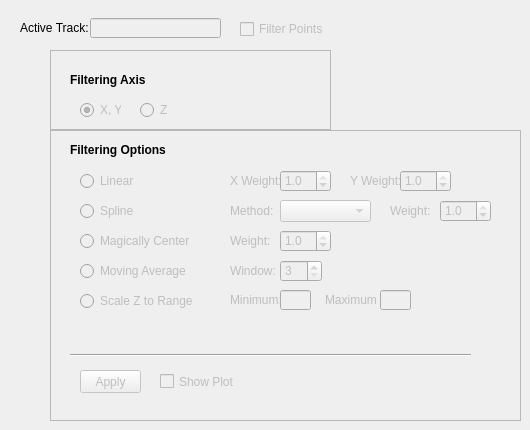
   <widget class="QWidget" name="tab_3">
    <attribute name="title">
     <string>Filtering</string>
    </attribute>
    <widget class="QLineEdit" name="lineEdit_filtering_active">
     <property name="enabled">
      <bool>false</bool>
     </property>
     <property name="geometry">
      <rect>
       <x>90</x>
       <y>18</y>
       <width>131</width>
       <height>20</height>
      </rect>
     </property>
     <property name="toolTip">
      <string>&lt;html&gt;&lt;head/&gt;&lt;body&gt;&lt;p&gt;The selected layer in the table of contents.&lt;/p&gt;&lt;/body&gt;&lt;/html&gt;</string>
     </property>
    </widget>
    <widget class="QLabel" name="label_visualization_active_4">
     <property name="geometry">
      <rect>
       <x>20</x>
       <y>20</y>
       <width>81</width>
       <height>16</height>
      </rect>
     </property>
     <property name="text">
      <string>&lt;html&gt;&lt;head/&gt;&lt;body&gt;&lt;p&gt;&lt;span style=&quot; color:#000000;&quot;&gt;Active Track:&lt;/span&gt;&lt;/p&gt;&lt;/body&gt;&lt;/html&gt;</string>
     </property>
    </widget>
    <widget class="QCheckBox" name="checkBox_filtering_edit">
     <property name="enabled">
      <bool>false</bool>
     </property>
     <property name="geometry">
      <rect>
       <x>240</x>
       <y>21</y>
       <width>111</width>
       <height>16</height>
      </rect>
     </property>
     <property name="toolTip">
      <string>&lt;html&gt;&lt;head/&gt;&lt;body&gt;&lt;p&gt;Checking this box will enable the &amp;quot;Filtering&amp;quot; fields for editing. The user must select a layer in the table of contents, have editing &amp;quot;on&amp;quot;, and have at least one selected point.&lt;/p&gt;&lt;/body&gt;&lt;/html&gt;</string>
     </property>
     <property name="text">
      <string>Filter Points</string>
     </property>
    </widget>
    <widget class="QFrame" name="frame">
     <property name="geometry">
      <rect>
       <x>50</x>
       <y>130</y>
       <width>471</width>
       <height>291</height>
      </rect>
     </property>
     <property name="frameShape">
      <enum>QFrame::StyledPanel</enum>
     </property>
     <property name="frameShadow">
      <enum>QFrame::Raised</enum>
     </property>
     <widget class="QCheckBox" name="checkBox_filtering_showplot">
      <property name="enabled">
       <bool>false</bool>
      </property>
      <property name="geometry">
       <rect>
        <x>110</x>
        <y>240</y>
        <width>101</width>
        <height>23</height>
       </rect>
      </property>
      <property name="toolTip">
       <string>&lt;html&gt;&lt;head/&gt;&lt;body&gt;&lt;p&gt;If selected, a scatterplot will be created to show the original and filtered points. Currently on supported on Windows.&lt;/p&gt;&lt;/body&gt;&lt;/html&gt;</string>
      </property>
      <property name="text">
       <string>Show Plot</string>
      </property>
     </widget>
     <widget class="QLabel" name="label_66">
      <property name="enabled">
       <bool>false</bool>
      </property>
      <property name="geometry">
       <rect>
        <x>180</x>
        <y>130</y>
        <width>81</width>
        <height>22</height>
       </rect>
      </property>
      <property name="text">
       <string>Window:</string>
      </property>
     </widget>
     <widget class="QRadioButton" name="radioButton_filtering_linear">
      <property name="enabled">
       <bool>false</bool>
      </property>
      <property name="geometry">
       <rect>
        <x>30</x>
        <y>40</y>
        <width>61</width>
        <height>22</height>
       </rect>
      </property>
      <property name="toolTip">
       <string>&lt;html&gt;&lt;head/&gt;&lt;body&gt;&lt;p&gt;After selecting a number of points within an edit session, the linear regression filter will place all points along a line. The line is fit using a geometric mean least squares regression. &lt;/p&gt;&lt;p&gt;Use the X and Y weights to adjust the regression. The values range from 0-1. If 1, the values will be placed along the line. If 0.5, the values will be place 50% between the original value and the estimated value.&lt;/p&gt;&lt;/body&gt;&lt;/html&gt;</string>
      </property>
      <property name="text">
       <string>Linear</string>
      </property>
     </widget>
     <widget class="QRadioButton" name="radioButton_filtering_quad">
      <property name="enabled">
       <bool>false</bool>
      </property>
      <property name="geometry">
       <rect>
        <x>30</x>
        <y>70</y>
        <width>82</width>
        <height>22</height>
       </rect>
      </property>
      <property name="toolTip">
       <string>&lt;html&gt;&lt;head/&gt;&lt;body&gt;&lt;p&gt;After selecting a number of points within an edit session, the quadratic regression filter will place all points along a line. The line is fit using a least squares regression.&lt;/p&gt;&lt;/body&gt;&lt;/html&gt;</string>
      </property>
      <property name="text">
       <string>Spline</string>
      </property>
     </widget>
     <widget class="QSpinBox" name="spinBox_filtering_moving">
      <property name="enabled">
       <bool>false</bool>
      </property>
      <property name="geometry">
       <rect>
        <x>230</x>
        <y>130</y>
        <width>42</width>
        <height>22</height>
       </rect>
      </property>
      <property name="toolTip">
       <string>&lt;html&gt;&lt;head/&gt;&lt;body&gt;&lt;p&gt;An odd positive integer.&lt;/p&gt;&lt;/body&gt;&lt;/html&gt;</string>
      </property>
      <property name="minimum">
       <number>3</number>
      </property>
      <property name="singleStep">
       <number>2</number>
      </property>
     </widget>
     <widget class="QPushButton" name="pushButton_filtering_apply">
      <property name="enabled">
       <bool>false</bool>
      </property>
      <property name="geometry">
       <rect>
        <x>30</x>
        <y>240</y>
        <width>61</width>
        <height>23</height>
       </rect>
      </property>
      <property name="toolTip">
       <string>&lt;html&gt;&lt;head/&gt;&lt;body&gt;&lt;p&gt;Apply the selected filter to the selected points in the active layer. To roll back these edits, select &amp;quot;Cancel for selected layer&amp;quot; in the editor options.&lt;/p&gt;&lt;/body&gt;&lt;/html&gt;</string>
      </property>
      <property name="text">
       <string>Apply</string>
      </property>
      <property name="icon">
       <iconset resource="resources.qrc">
        <normaloff>:/plugins/milkmachine/triangle.png</normaloff>:/plugins/milkmachine/triangle.png</iconset>
      </property>
     </widget>
     <widget class="QRadioButton" name="radioButton_filtering_moving">
      <property name="enabled">
       <bool>false</bool>
      </property>
      <property name="geometry">
       <rect>
        <x>30</x>
        <y>130</y>
        <width>111</width>
        <height>22</height>
       </rect>
      </property>
      <property name="toolTip">
       <string>&lt;html&gt;&lt;head/&gt;&lt;body&gt;&lt;p&gt;After selecting a number of points within an edit session, the moving average filter will apply a moving window average to the points. The window will exclude the points on the end, since the window will not be able to &amp;quot;see&amp;quot; past the selection. Those points at the beginning and end will not change their coordinates. The window must be an odd integer in order for the window to be centered on each point. &lt;/p&gt;&lt;/body&gt;&lt;/html&gt;</string>
      </property>
      <property name="text">
       <string>Moving Average</string>
      </property>
     </widget>
     <widget class="QLabel" name="label_43">
      <property name="geometry">
       <rect>
        <x>20</x>
        <y>10</y>
        <width>101</width>
        <height>20</height>
       </rect>
      </property>
      <property name="font">
       <font>
        <weight>75</weight>
        <italic>false</italic>
        <bold>true</bold>
       </font>
      </property>
      <property name="text">
       <string>Filtering Options</string>
      </property>
     </widget>
     <widget class="Line" name="line_2">
      <property name="geometry">
       <rect>
        <x>20</x>
        <y>215</y>
        <width>401</width>
        <height>20</height>
       </rect>
      </property>
      <property name="orientation">
       <enum>Qt::Horizontal</enum>
      </property>
     </widget>
     <widget class="QLabel" name="label_46">
      <property name="enabled">
       <bool>false</bool>
      </property>
      <property name="geometry">
       <rect>
        <x>180</x>
        <y>40</y>
        <width>51</width>
        <height>22</height>
       </rect>
      </property>
      <property name="toolTip">
       <string>&lt;html&gt;&lt;head/&gt;&lt;body&gt;&lt;p&gt;&lt;br/&gt;&lt;/p&gt;&lt;/body&gt;&lt;/html&gt;</string>
      </property>
      <property name="text">
       <string>X Weight:</string>
      </property>
     </widget>
     <widget class="QLabel" name="label_47">
      <property name="enabled">
       <bool>false</bool>
      </property>
      <property name="geometry">
       <rect>
        <x>300</x>
        <y>40</y>
        <width>51</width>
        <height>22</height>
       </rect>
      </property>
      <property name="toolTip">
       <string>&lt;html&gt;&lt;head/&gt;&lt;body&gt;&lt;p&gt;&lt;br/&gt;&lt;/p&gt;&lt;/body&gt;&lt;/html&gt;</string>
      </property>
      <property name="text">
       <string>Y Weight:</string>
      </property>
     </widget>
     <widget class="QDoubleSpinBox" name="doubleSpinBox_filtering_xweight">
      <property name="enabled">
       <bool>false</bool>
      </property>
      <property name="geometry">
       <rect>
        <x>230</x>
        <y>40</y>
        <width>51</width>
        <height>22</height>
       </rect>
      </property>
      <property name="toolTip">
       <string>&lt;html&gt;&lt;head/&gt;&lt;body&gt;&lt;p&gt;Use the X and Y weights to adjust the regression. The values range from 0-1. If 1, the values will be placed along the line. If 0.5, the values will be place 50% between the original value and the estimated value.&lt;/p&gt;&lt;/body&gt;&lt;/html&gt;</string>
      </property>
      <property name="decimals">
       <number>1</number>
      </property>
      <property name="maximum">
       <double>1.000000000000000</double>
      </property>
      <property name="singleStep">
       <double>0.100000000000000</double>
      </property>
      <property name="value">
       <double>1.000000000000000</double>
      </property>
     </widget>
     <widget class="QDoubleSpinBox" name="doubleSpinBox_filtering_yweight">
      <property name="enabled">
       <bool>false</bool>
      </property>
      <property name="geometry">
       <rect>
        <x>350</x>
        <y>40</y>
        <width>51</width>
        <height>22</height>
       </rect>
      </property>
      <property name="toolTip">
       <string>&lt;html&gt;&lt;head/&gt;&lt;body&gt;&lt;p&gt;Use the X and Y weights to adjust the regression. The values range from 0-1. If 1, the values will be placed along the line. If 0.5, the values will be place 50% between the original value and the estimated value.&lt;/p&gt;&lt;/body&gt;&lt;/html&gt;</string>
      </property>
      <property name="decimals">
       <number>1</number>
      </property>
      <property name="maximum">
       <double>1.000000000000000</double>
      </property>
      <property name="singleStep">
       <double>0.100000000000000</double>
      </property>
      <property name="value">
       <double>1.000000000000000</double>
      </property>
     </widget>
     <widget class="QRadioButton" name="radioButton_filtering_zscale">
      <property name="enabled">
       <bool>false</bool>
      </property>
      <property name="geometry">
       <rect>
        <x>30</x>
        <y>160</y>
        <width>131</width>
        <height>22</height>
       </rect>
      </property>
      <property name="text">
       <string>Scale Z to Range</string>
      </property>
     </widget>
     <widget class="QLabel" name="label_48">
      <property name="enabled">
       <bool>false</bool>
      </property>
      <property name="geometry">
       <rect>
        <x>180</x>
        <y>160</y>
        <width>51</width>
        <height>20</height>
       </rect>
      </property>
      <property name="text">
       <string>Minimum:</string>
      </property>
     </widget>
     <widget class="QLabel" name="label_52">
      <property name="enabled">
       <bool>false</bool>
      </property>
      <property name="geometry">
       <rect>
        <x>275</x>
        <y>160</y>
        <width>51</width>
        <height>20</height>
       </rect>
      </property>
      <property name="text">
       <string>Maximum:</string>
      </property>
     </widget>
     <widget class="QLineEdit" name="lineEdit_filtering_min">
      <property name="enabled">
       <bool>false</bool>
      </property>
      <property name="geometry">
       <rect>
        <x>230</x>
        <y>160</y>
        <width>31</width>
        <height>20</height>
       </rect>
      </property>
     </widget>
     <widget class="QLineEdit" name="lineEdit_filtering_max">
      <property name="enabled">
       <bool>false</bool>
      </property>
      <property name="geometry">
       <rect>
        <x>330</x>
        <y>160</y>
        <width>31</width>
        <height>20</height>
       </rect>
      </property>
     </widget>
     <widget class="QRadioButton" name="radioButton_filtering_center">
      <property name="enabled">
       <bool>false</bool>
      </property>
      <property name="geometry">
       <rect>
        <x>30</x>
        <y>100</y>
        <width>121</width>
        <height>22</height>
       </rect>
      </property>
      <property name="toolTip">
       <string>&lt;html&gt;&lt;head/&gt;&lt;body&gt;&lt;p&gt;&amp;quot;Magically Centering&amp;quot; a group of selected points will move all of the selected points towards the geometric center of those points. If the weight is set at 1, then the points will be moved 100% of the distance between the original locations and the center. If the weight is 0.5, then the points will only be moved 50% of the distance between their original location and the center.&lt;/p&gt;&lt;p&gt;&lt;span style=&quot; font-size:16pt; font-weight:600;&quot;&gt;Figure 1&lt;/span&gt;&lt;span style=&quot; font-size:16pt;&quot;&gt;. Uncentered points&lt;/span&gt;&lt;/p&gt;&lt;p&gt;&lt;img src=&quot;:/plugins/milkmachine/uncentered.png&quot;/&gt;&lt;/p&gt;&lt;p&gt;&lt;span style=&quot; font-size:16pt; font-weight:600;&quot;&gt;Figure 2&lt;/span&gt;&lt;span style=&quot; font-size:16pt;&quot;&gt;. Centered points (weight = 1)&lt;/span&gt;&lt;/p&gt;&lt;p&gt;&lt;img src=&quot;:/plugins/milkmachine/centered.png&quot;/&gt;&lt;/p&gt;&lt;/body&gt;&lt;/html&gt;</string>
      </property>
      <property name="text">
       <string>Magically Center</string>
      </property>
     </widget>
     <widget class="QLabel" name="label_63">
      <property name="enabled">
       <bool>false</bool>
      </property>
      <property name="geometry">
       <rect>
        <x>180</x>
        <y>100</y>
        <width>51</width>
        <height>22</height>
       </rect>
      </property>
      <property name="toolTip">
       <string>&lt;html&gt;&lt;head/&gt;&lt;body&gt;&lt;p&gt;&lt;br/&gt;&lt;/p&gt;&lt;/body&gt;&lt;/html&gt;</string>
      </property>
      <property name="text">
       <string>Weight:</string>
      </property>
     </widget>
     <widget class="QDoubleSpinBox" name="doubleSpinBox_filtering_center_weight">
      <property name="enabled">
       <bool>false</bool>
      </property>
      <property name="geometry">
       <rect>
        <x>230</x>
        <y>100</y>
        <width>51</width>
        <height>22</height>
       </rect>
      </property>
      <property name="toolTip">
       <string>&lt;html&gt;&lt;head/&gt;&lt;body&gt;&lt;p&gt;Use the weght to adjust the centering of the selected points. The values range from 0-1. If 1, the values will all be placed at the geometric center. If 0.5, the values will be place 50% between the original value and the geometric center.&lt;/p&gt;&lt;/body&gt;&lt;/html&gt;</string>
      </property>
      <property name="decimals">
       <number>1</number>
      </property>
      <property name="maximum">
       <double>1.000000000000000</double>
      </property>
      <property name="singleStep">
       <double>0.100000000000000</double>
      </property>
      <property name="value">
       <double>1.000000000000000</double>
      </property>
     </widget>
     <widget class="QLabel" name="label_64">
      <property name="enabled">
       <bool>false</bool>
      </property>
      <property name="geometry">
       <rect>
        <x>180</x>
        <y>70</y>
        <width>51</width>
        <height>22</height>
       </rect>
      </property>
      <property name="toolTip">
       <string>&lt;html&gt;&lt;head/&gt;&lt;body&gt;&lt;p&gt;&lt;br/&gt;&lt;/p&gt;&lt;/body&gt;&lt;/html&gt;</string>
      </property>
      <property name="text">
       <string>Method:</string>
      </property>
     </widget>
     <widget class="QComboBox" name="comboBox_filtering_spline">
      <property name="enabled">
       <bool>false</bool>
      </property>
      <property name="geometry">
       <rect>
        <x>230</x>
        <y>70</y>
        <width>91</width>
        <height>22</height>
       </rect>
      </property>
      <property name="toolTip">
       <string>&lt;html&gt;&lt;head/&gt;&lt;body&gt;&lt;p&gt;In mathematics, a spline is a numeric function that is piecewise-defined by polynomial functions, and which possesses a sufficiently high degree of smoothness at the places where the polynomial pieces connect (which are known as knots).&lt;/p&gt;&lt;p&gt;&lt;br/&gt;&lt;/p&gt;&lt;p&gt;&lt;span style=&quot; font-weight:600;&quot;&gt;Quadratic&lt;/span&gt; - Used a quadratic (i.e. 2nd order polynomial) function to create the smoothing spline.&lt;/p&gt;&lt;p&gt;&lt;br/&gt;&lt;/p&gt;&lt;p&gt;&lt;span style=&quot; font-weight:600;&quot;&gt;Cubic&lt;/span&gt; -  Used a cubic (i.e. 3nd order polynomial) function to create the smoothing spline.&lt;/p&gt;&lt;p&gt;&lt;br/&gt;&lt;/p&gt;&lt;p&gt;&lt;span style=&quot; font-weight:600;&quot;&gt;4th Order&lt;/span&gt; - 4th order polynomial function.&lt;/p&gt;&lt;p&gt;&lt;br/&gt;&lt;/p&gt;&lt;p&gt;&lt;span style=&quot; font-weight:600;&quot;&gt;5th Order&lt;/span&gt; - 5th order polynomial function.&lt;/p&gt;&lt;/body&gt;&lt;/html&gt;</string>
      </property>
     </widget>
     <widget class="QLabel" name="label_65">
      <property name="enabled">
       <bool>false</bool>
      </property>
      <property name="geometry">
       <rect>
        <x>340</x>
        <y>70</y>
        <width>51</width>
        <height>22</height>
       </rect>
      </property>
      <property name="toolTip">
       <string>&lt;html&gt;&lt;head/&gt;&lt;body&gt;&lt;p&gt;&lt;br/&gt;&lt;/p&gt;&lt;/body&gt;&lt;/html&gt;</string>
      </property>
      <property name="text">
       <string>Weight:</string>
      </property>
     </widget>
     <widget class="QDoubleSpinBox" name="doubleSpinBox_filtering_spline_weight">
      <property name="enabled">
       <bool>false</bool>
      </property>
      <property name="geometry">
       <rect>
        <x>390</x>
        <y>70</y>
        <width>51</width>
        <height>22</height>
       </rect>
      </property>
      <property name="toolTip">
       <string>&lt;html&gt;&lt;head/&gt;&lt;body&gt;&lt;p&gt;Use the weight to adjust the spline smoother. The values range from 0-1. If 1, the values will be placed along the line. If 0.5, the values will be place 50% between the original value and the estimated value.&lt;/p&gt;&lt;/body&gt;&lt;/html&gt;</string>
      </property>
      <property name="decimals">
       <number>1</number>
      </property>
      <property name="maximum">
       <double>1.000000000000000</double>
      </property>
      <property name="singleStep">
       <double>0.100000000000000</double>
      </property>
      <property name="value">
       <double>1.000000000000000</double>
      </property>
     </widget>
    </widget>
    <widget class="QFrame" name="frame_2">
     <property name="geometry">
      <rect>
       <x>50</x>
       <y>50</y>
       <width>281</width>
       <height>80</height>
      </rect>
     </property>
     <property name="frameShape">
      <enum>QFrame::StyledPanel</enum>
     </property>
     <property name="frameShadow">
      <enum>QFrame::Raised</enum>
     </property>
     <widget class="QLabel" name="label_45">
      <property name="geometry">
       <rect>
        <x>20</x>
        <y>20</y>
        <width>131</width>
        <height>20</height>
       </rect>
      </property>
      <property name="font">
       <font>
        <weight>75</weight>
        <italic>false</italic>
        <bold>true</bold>
       </font>
      </property>
      <property name="text">
       <string>Filtering Axis</string>
      </property>
     </widget>
     <widget class="QRadioButton" name="radioButton_filtering_xy">
      <property name="enabled">
       <bool>false</bool>
      </property>
      <property name="geometry">
       <rect>
        <x>30</x>
        <y>50</y>
        <width>41</width>
        <height>20</height>
       </rect>
      </property>
      <property name="toolTip">
       <string>&lt;html&gt;&lt;head/&gt;&lt;body&gt;&lt;p&gt;Filter the X and Y axis (i.e. the longitude and latitude axes, respectively). This will filter the actual QGIS X and Y point locations (not found in the attribute table).&lt;/p&gt;&lt;/body&gt;&lt;/html&gt;</string>
      </property>
      <property name="text">
       <string>X, Y</string>
      </property>
      <property name="checked">
       <bool>true</bool>
      </property>
     </widget>
     <widget class="QRadioButton" name="radioButton_filtering_z">
      <property name="enabled">
       <bool>false</bool>
      </property>
      <property name="geometry">
       <rect>
        <x>90</x>
        <y>50</y>
        <width>82</width>
        <height>20</height>
       </rect>
      </property>
      <property name="toolTip">
       <string>&lt;html&gt;&lt;head/&gt;&lt;body&gt;&lt;p&gt;Filter the Z axis (i.e. altitude). This filters the &amp;quot;altitude&amp;quot; field.&lt;/p&gt;&lt;/body&gt;&lt;/html&gt;</string>
      </property>
      <property name="text">
       <string>Z</string>
      </property>
     </widget>
    </widget>
   </widget>
